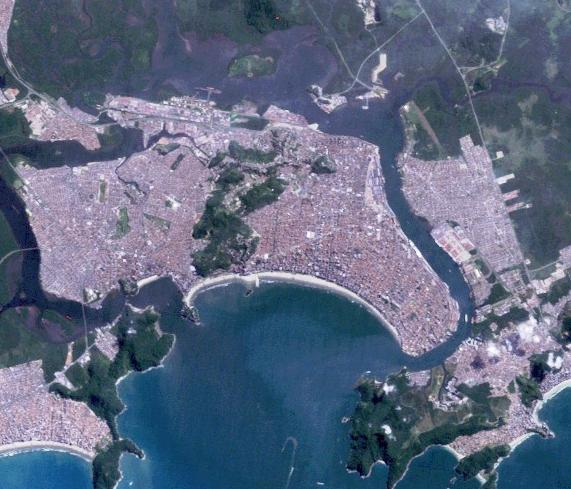
#> input picture imgs/entrada.jpg, 571 x 489 px
$ python aula5.py
#> lines starting #> are read from the running program, lines starting #| are printed output that depends on the picture
from matplotlib import pyplot as plt

import cv2

img = cv2.imread('../imgs/entrada.jpg')
#> img is the input picture: shape (489, 571, 3); mean B, G, R 128.9, 105, 93.6

#Histograma PB
img = cv2.cvtColor(img, cv2.COLOR_BGR2GRAY)
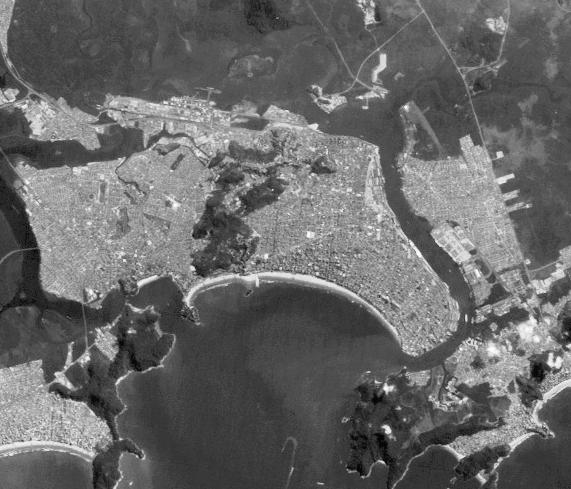
#> img: shape (489, 571); min 2, max 254, mean 104.3

cv2.imshow("Imagem", img)

h = cv2.calcHist([img], [0], None, [256], [0, 256])
#> h = 256 values, max 4758 at index 78, min 0 at index 0, mean 1090.7

plt.figure()
plt.title("Histograma PB")
plt.xlabel("Intensidade")
plt.ylabel("Qtde de Pixels")
plt.plot(h)
plt.xlim([0,256])
plt.show()
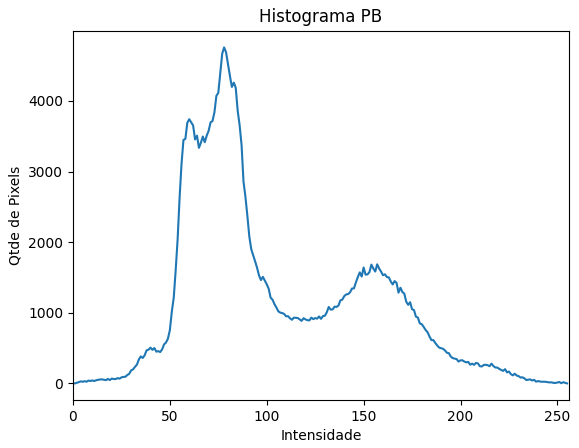
#> figure drawn by matplotlib, 1 panel; curve peaks at x = 78, y = 4758
'''
#Histograma Colorido
canais = cv2.split(img)
cores = ("b", "g", "r")
plt.figure()
plt.title("Histograma Colorido")
plt.xlabel("Intensidade")
plt.ylabel("Numero de Pixels")
for (canal, cor) in zip(canais, cores):
    hist = cv2.calcHist([canal],[0], None, [256], [0, 256])
    plt.plot(hist, color=cor)
    plt.xlim([0,256])
plt.show()
cv2.waitKey(0)
'''
'''
#deixando mais escura a imagem
for y in range(0, img.shape[0]):
   for x in range(0, img.shape[1]):
        img[y,x] = img[y,x] //4

cv2.imshow("Imagem escurecida", img)
plt.figure()
plt.title("Imagem escurecida")
plt.xlabel("Intensidade")
plt.ylabel("Pixels")
plt.hist(img.ravel(),256,[0,256])
plt.xlim([0,256])
plt.show()
#equalizacao PB

equalizado = cv2.equalizeHist(img)

plt.figure()
plt.title("Imagem equalizada")
plt.xlabel("Intensidade")
plt.ylabel("Pixels")
plt.hist(equalizado.ravel(),256,[0,256])
plt.xlim([0,256])
plt.show()

cv2.imshow("Equalizada", equalizado)
'''
cv2.waitKey(0)
